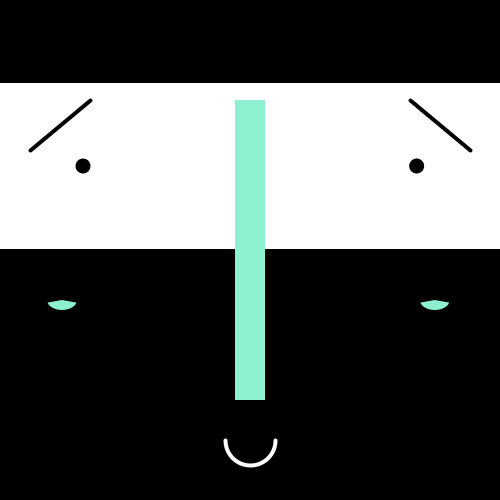
Frame 1 (no input)
Frame 60 (the mouse pressed at the canvas centre just before this capture): identical to frame 1, image omitted
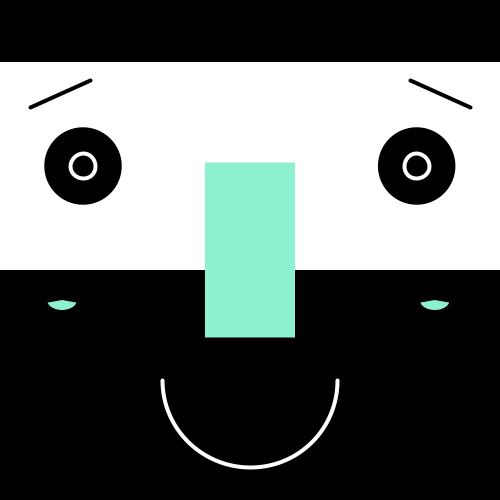
Frame 120 (the mouse held since frame 60 and released just before this capture)

The Processing sketch that drew these frames (run headless with seeded random() and noise(); from frame 60 on, the mouse is pressed at the canvas centre):

// Processing sketch: processing_88454
// ── processing_88454.pde

void setup(){
  
  size(500,500);
  smooth();
  

}


void draw(){
  
 background(0); 
 
 float ypos = map(mouseX,0,width,height/3,height/2);  // white band
 noStroke();
 fill(255);
 rectMode(CENTER);
 rect(width/2,height/3,500,ypos);          
 
 float size = map(mouseX,0,width,15,140);              // eyes
 fill(0);                                
 ellipse(width/6,height/3,size,size);
 ellipse(width/1.2,height/3,size,size);
 
 float eye = map(mouseX,0,width,0,50);               // secondary eyes
 noFill();
 stroke(255); 
 ellipse(width/6,height/3,eye,eye);
 ellipse(width/1.2,height/3,eye,eye);

 float wnose = map(mouseX,0,width,30,150);           // mint nose
 float hnose = map(mouseX,0,width,300,50);
 noStroke();
 fill(141,241,209);                                    
 rect(width/2,height/2,wnose,hnose);
 
 float brow = map(mouseX,0,width,150,65);            // eyebrows
 float brows = map(mouseX,0,width,100,60);
 fill(0);                                            
 stroke(0);
 strokeWeight(4);
 line(30,brow,90,brows);
 line(470,brow,410,brows);
 
 float mouth = map(mouseX,0,width,50,300);            // mouth
 float hmouth = map(mouseX,0,width,440,320);
 noFill();                                           
 strokeWeight(4);
 stroke(255);
 arc(width/2,hmouth,mouth,mouth,radians(0),radians(180));
 
 fill(141,241,209);                                   //cheeks
 noStroke();
 arc(width/8,300,30,20,radians(15),radians(165));
 arc(width/1.15,300,30,20,radians(15),radians(165));
  
}
